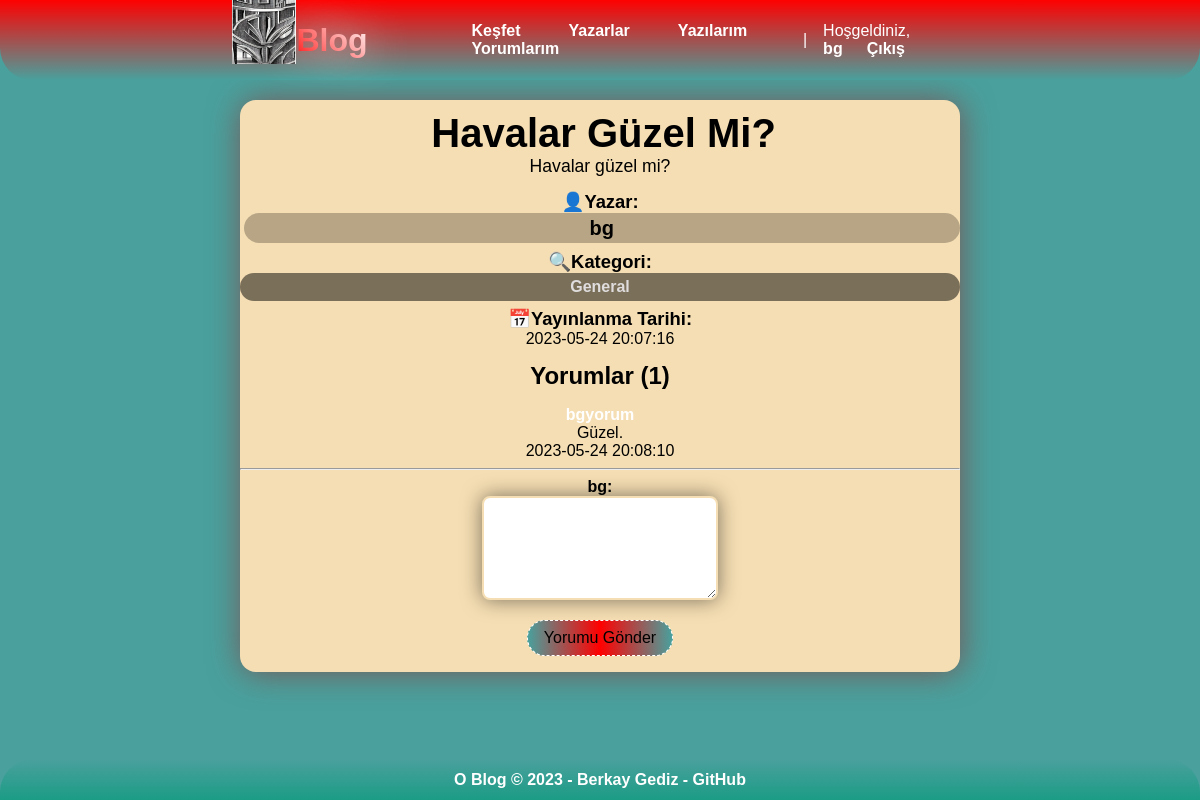
/yazi.php?id=19 (signed in), run on the app's committed database.
### tables this page shows
CREATE TABLE `post` (
  `id` int(11) NOT NULL,
  `title` varchar(200) NOT NULL,
  `text` text NOT NULL,
  `authorid` int(11) NOT NULL,
  `categoryid` int(11) NOT NULL,
  `date` timestamp NOT NULL DEFAULT current_timestamp() ON UPDATE current_timestamp()
);

CREATE TABLE `author` (
  `id` int(11) NOT NULL,
  `username` varchar(50) NOT NULL,
  `email` varchar(100) NOT NULL,
  `password` varchar(100) NOT NULL,
  `isadmin` tinyint(1) NOT NULL DEFAULT 0,
  `regdate` timestamp NOT NULL DEFAULT current_timestamp() ON UPDATE current_timestamp()
);

CREATE TABLE `category` (
  `id` int(11) NOT NULL,
  `category` varchar(50) NOT NULL
);

CREATE TABLE `comment` (
  `id` int(11) NOT NULL,
  `text` text NOT NULL,
  `postid` int(11) NOT NULL,
  `authorid` int(11) NOT NULL,
  `date` timestamp NOT NULL DEFAULT current_timestamp() ON UPDATE current_timestamp()
);

### yazi.php (the view, shortened to what this page needs)
<!DOCTYPE html>
<html lang="tr">
<head>
    <?php
    include("connect.php");
    ?>
</head>
<body>
    <header>
        <div><a href="index.php" style="text-decoration: none;">
                <img src="img/o_favicon.png" style="float:left;">
                <h1
                    style="text-shadow: 0 0 45px white; font-weight: bold; float:left; background: -webkit-linear-gradient(45deg, red, #ffffff);-webkit-background-clip: text; background-clip: text; -webkit-text-fill-color: transparent;">
                    Blog</h1>
            </a>
        </div>
        <div style="display: flex; align-items: center; width:50%;">
            <?php
            include("nav.php");
            ?>
        </div>
    </header>
    <main>
        <div id="yazi">
            <div id="baslik">
                <?php
                $yaziverisi = mysqli_query($baglanti, "SELECT * FROM post WHERE id = " . $_GET["id"]);
                $yaziverisial = mysqli_fetch_assoc($yaziverisi);
                if (mysqli_num_rows($yaziverisi) > 0) {
                    echo $yaziverisial["title"];
                } else {
                    echo "Başlık bulunamadı.";
                }
                ?>
            </div>
            <div id="metin">
                <?php
                if (mysqli_num_rows($yaziverisi) > 0) {
                    echo $yaziverisial["text"];
                } else {
                    echo "Yazı bulunamadı.";
                }
                ?>
            </div>
            <div id="yazidetay">
                <div style="font-weight:bolder; font-size: 1.15rem;">👤Yazar:</div>
                <?php
                $yaziyazar = mysqli_query($baglanti, "SELECT * FROM post INNER JOIN author ON post.authorid = author.id WHERE post.id = " . $_GET["id"]);
                $yaziyazarverisi = mysqli_fetch_assoc($yaziyazar);
                if (mysqli_num_rows($yaziyazar) > 0) {
                    echo "<a href='profil.php?kullaniciadi=" . $yaziyazarverisi["username"] . "'><div class='channel-item'>" . $yaziyazarverisi["username"] . "</div></a>";
                } else {
                    echo "<div class='channel-item'>Yazar yüklenemedi.</div>";
                }
                ?>
                <div style="clear:both; padding-top: 1%;"></div>
                <div style="font-weight:bolder; font-size: 1.15rem;">🔍Kategori:</div>
                <?php
                $yazikategori = mysqli_query($baglanti, "SELECT * FROM post INNER JOIN category ON post.categoryid = category.id WHERE post.id = " . $_GET["id"]);
                $kategoriverisi = mysqli_fetch_assoc($yazikategori);
                if (mysqli_num_rows($yazikategori) > 0) {
                    echo "<div class='category-item'>" . $kategoriverisi["category"] . "</div></a>";
                } else {
                    echo "<div class='category-item'>Kategori yüklenemedi.</div>";
                }
                ?>
                <div style="clear:both; padding-top: 1%;"></div>
                <div style="font-weight:bolder; font-size: 1.15rem;">📅Yayınlanma Tarihi:</div>
                <div class="tarih">
                    <?php
                    if (mysqli_num_rows($yaziverisi) > 0) {
                        echo $yaziverisial["date"];
                    } else {
                        echo "Tarih yüklenemedi.";
                    }
                    ?>
                </div>
            </div>
            <?php
            if (isset($_SESSION["girisyapildi"]) && ($_SESSION["girisyapildi"] == true)) {
                $yorumlar = mysqli_query($baglanti, "SELECT * FROM comment INNER JOIN author ON comment.authorid = author.id WHERE comment.postid = " . $_GET["id"] . " ORDER BY comment.id DESC");
                $yorumlariverisi = mysqli_fetch_assoc($yorumlar);
                if (mysqli_num_rows($yorumlar)) {
                    echo "<div class='context' style='margin-top: 2%;'>Yorumlar (" . mysqli_num_rows($yorumlar) . ") </div>";
                    do {
                        echo "<div class='yorum'><div class='yorumyazan'><a href='profil.php?kullaniciadi=" . $yorumlariverisi["username"] . "'>" . $yorumlariverisi["username"] . "</a></div><div style='word-wrap: break-word;'>" . $yorumlariverisi["text"] . "</div></div>" . $yorumlariverisi["date"] . "<hr>";
                    } while ($yorumlariverisi = mysqli_fetch_assoc($yorumlar));
                } else {
                    echo "<div class='context' style='margin-top: 2%;'>Yorumlar</div>";
                    echo "<div style='margin-top: 2vh; margin-bottom: 2vh;'>Bu yazıya henüz yorum yapılmamış.</div>";
                }
                if (mysqli_num_rows($yaziverisi) > 0) {
                    echo "<b>" . $_SESSION["kullaniciadi"] . ":</b>";
                    echo "<form action='yorumyaz.php' method='POST'>
                    <input type='hidden' name='yaziid' value='" . $_GET["id"] . "'>
                    <textarea name='yorum' maxlength='150' style='width: 19vw; height: 12vh;'></textarea><br>
                    <input type='submit' value='Yorumu Gönder' style='margin-top: 2vh; margin-bottom: 2vh;cursor:pointer;' id='olustur'>";
                } else {
                    echo "<b style='color:red;'>HATA:</b>Yorumlar yüklenemedi.";
                }
            } else {
                echo "<div style='padding-top: 4vh; padding-bottom: 4vh;'>Yorum yazmak için <a href='giris.php' style='color:black;'>giriş yapın</a> veya <a href='kayit.php' style='color:black;'>kayıt olun</a>.</div>";
            }
            ?>
    </main>
    <footer>
        <p style="color: white; font-weight: bold; text-decoration: none;">O Blog &copy; 2023 - Berkay Gediz - <a
                href="https://github.com/berkaygediz">GitHub</a> </p>
    </footer>
</body>
</html>

### yazi.php (style rules this page uses)
body { padding: 0; margin: 0; background-color: #49a09d; display: flex; flex-direction: column; align-items: center; font-family: Arial, Helvetica, sans-serif; color: white; }
header { display: flex; justify-content: center; align-items: center; width: 100%; height: 10vh; background: linear-gradient(360deg, #49a09d, red); border-bottom-left-radius: 2rem; border-bottom-right-radius: 2rem; max-height: auto; max-width: auto; transition: all 1s ease-in-out; position: fixed; }
header img { height: 8vh; max-height: auto; max-width: auto; }
main { width: 90vh; margin-top: 12.5vh; justify-content: center; align-items: center; background-color: #49a09d; text-align: center; }
footer { border-top-left-radius: 2rem; border-top-right-radius: 2rem; transition: all 1s ease-in-out; display: flex; justify-content: center; align-items: center; width: 100%; height: 5vh; background: linear-gradient(180deg, #49a09d, #1B9C85); background-color: #1B9C85; position: fixed; bottom: 0; }
footer p { font-size: 1rem; color: white; }
a { text-decoration: none; color: white; font-weight: bold; }
#olustur { padding: 1vh 2vh 1vh 2vh; border: 1px dashed white; border-radius: 3em; background: linear-gradient(90deg, #49a09d, red, #49a09d); font-size: 1rem; transition: all 0.5s ease-in-out; }
#yazi { color: black; border-radius: 1rem; background-color: wheat; margin-bottom: 2%; padding-top: 1.5%; transition: color 0.3s ease-in-out; box-shadow: 0.1vw 0.1vh 2rem rgb(122, 86, 86); margin-bottom: 7vh; }
#baslik { padding-left: 1%; font-weight: bolder; font-size: 2.5rem; }
#metin { padding-left: 1%; padding-right: 1%; font-size: 1.1rem; padding-bottom: 2%; word-wrap: break-word; }
#yazidetay { user-select: none; filter: brightness(100%); width: 100%; }
.category-item { color: rgb(223, 221, 221); user-select: none; background-color: rgba(0, 0, 0, 0.5); font-weight: bold; padding: 0.7% 0.7% 0.7% 0.7%; border-radius: 1rem; cursor: pointer; transition: all 0.5s ease-in-out; width: auto; }
.yorum { color: black; }
input[type="text"], textarea { border: 2px solid wheat; border-radius: 0.5rem; font-family: Arial, Helvetica, sans-serif; width: 20vw; box-shadow: 0 0 20px rgba(0, 0, 0, 0.5); transition: all 0.5s ease-in-out; color: black; }
.context { user-select: none; font-size: 3vh; text-align: center; font-weight: bolder; margin-bottom: 2vh; overflow: hidden; }
.channel-item { user-select: none; background-color: rgba(0, 0, 0, 0.253); font-weight: bolder; margin-left: 0.5%; padding: 0.5% 0.5% 0.5% 0.5%; border-radius: 1rem; cursor: pointer; max-width: auto; font-size: 1.25rem; overflow: none; transition: all 0.5s ease-in-out; color: black; }

### data on the page
post: title "Havalar Güzel Mi?", text "Havalar güzel mi?", authorid.username "bg", categoryid.category "General", date "2023-05-24 20:07:16"
comment: authorid.username "bgyorum", text "Güzel.", date "2023-05-24 20:08:10"

### other printed values
$_SESSION["kullaniciadi"] "bg"
mysqli_num_rows($yorumlar) "1"
